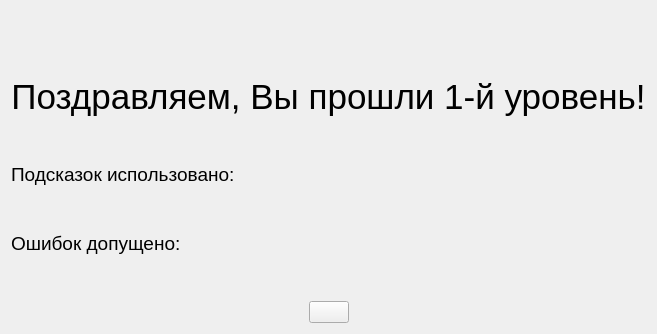
      <widget class="QWidget" name="page_39">
       <layout class="QVBoxLayout" name="verticalLayout_40">
        <item>
         <spacer name="verticalSpacer_33">
          <property name="orientation">
           <enum>Qt::Vertical</enum>
          </property>
          <property name="sizeHint" stdset="0">
           <size>
            <width>20</width>
            <height>66</height>
           </size>
          </property>
         </spacer>
        </item>
        <item>
         <widget class="QLabel" name="label_42">
          <property name="text">
           <string>&lt;html&gt;&lt;head/&gt;&lt;body&gt;&lt;p align=&quot;center&quot;&gt;&lt;span style=&quot; font-size:26pt;&quot;&gt;Поздравляем, Вы прошли 1-й уровень!&lt;/span&gt;&lt;/p&gt;&lt;/body&gt;&lt;/html&gt;</string>
          </property>
         </widget>
        </item>
        <item>
         <spacer name="verticalSpacer_30">
          <property name="orientation">
           <enum>Qt::Vertical</enum>
          </property>
          <property name="sizeHint" stdset="0">
           <size>
            <width>20</width>
            <height>40</height>
           </size>
          </property>
         </spacer>
        </item>
        <item>
         <layout class="QHBoxLayout" name="horizontalLayout_66">
          <item>
           <widget class="QLabel" name="label_43">
            <property name="styleSheet">
             <string notr="true">font-size:14pt;</string>
            </property>
            <property name="text">
             <string>&lt;html&gt;&lt;head/&gt;&lt;body&gt;&lt;p&gt;Подсказок использовано:&lt;/p&gt;&lt;/body&gt;&lt;/html&gt;</string>
            </property>
           </widget>
          </item>
          <item>
           <widget class="QLabel" name="hintlabel_1">
            <property name="styleSheet">
             <string notr="true">font-size:14pt;</string>
            </property>
            <property name="text">
             <string/>
            </property>
           </widget>
          </item>
         </layout>
        </item>
        <item>
         <spacer name="verticalSpacer_31">
          <property name="orientation">
           <enum>Qt::Vertical</enum>
          </property>
          <property name="sizeHint" stdset="0">
           <size>
            <width>20</width>
            <height>40</height>
           </size>
          </property>
         </spacer>
        </item>
        <item>
         <layout class="QHBoxLayout" name="horizontalLayout_67">
          <item>
           <widget class="QLabel" name="label_39">
            <property name="styleSheet">
             <string notr="true">font-size:14pt;</string>
            </property>
            <property name="text">
             <string>Ошибок допущено:</string>
            </property>
           </widget>
          </item>
          <item>
           <widget class="QLabel" name="mistakelabel_1">
            <property name="styleSheet">
             <string notr="true">font-size:14pt;</string>
            </property>
            <property name="text">
             <string/>
            </property>
           </widget>
          </item>
         </layout>
        </item>
        <item>
         <spacer name="verticalSpacer_32">
          <property name="orientation">
           <enum>Qt::Vertical</enum>
          </property>
          <property name="sizeHint" stdset="0">
           <size>
            <width>20</width>
            <height>40</height>
           </size>
          </property>
         </spacer>
        </item>
        <item>
         <layout class="QHBoxLayout" name="horizontalLayout_70">
          <item>
           <spacer name="horizontalSpacer_3">
            <property name="orientation">
             <enum>Qt::Horizontal</enum>
            </property>
            <property name="sizeHint" stdset="0">
             <size>
              <width>40</width>
              <height>20</height>
             </size>
            </property>
           </spacer>
          </item>
          <item>
           <widget class="QPushButton" name="next_1">
            <property name="cursor">
             <cursorShape>PointingHandCursor</cursorShape>
            </property>
            <property name="text">
             <string/>
            </property>
            <property name="icon">
             <iconset resource="files.qrc">
              <normaloff>:/icons/иконки/right-arrows.png</normaloff>:/icons/иконки/right-arrows.png</iconset>
            </property>
            <property name="iconSize">
             <size>
              <width>48</width>
              <height>48</height>
             </size>
            </property>
           </widget>
          </item>
          <item>
           <spacer name="horizontalSpacer_9">
            <property name="orientation">
             <enum>Qt::Horizontal</enum>
            </property>
            <property name="sizeHint" stdset="0">
             <size>
              <width>40</width>
              <height>20</height>
             </size>
            </property>
           </spacer>
          </item>
         </layout>
        </item>
       </layout>
      </widget>
